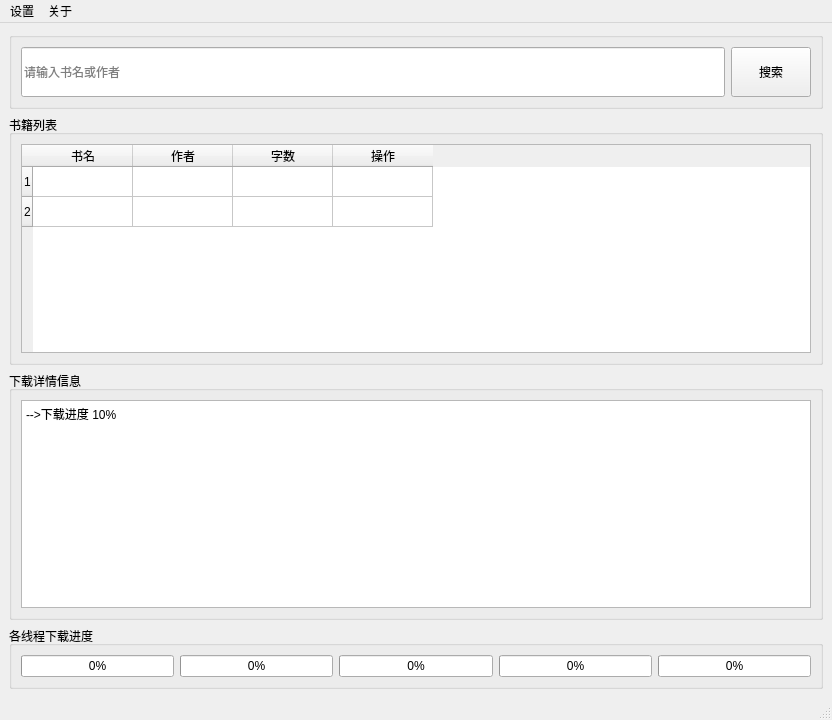
<?xml version="1.0" encoding="UTF-8"?>
<ui version="4.0">
 <class>MainWindow</class>
 <widget class="QMainWindow" name="MainWindow">
  <property name="geometry">
   <rect>
    <x>0</x>
    <y>0</y>
    <width>832</width>
    <height>720</height>
   </rect>
  </property>
  <property name="windowTitle">
   <string>MainWindow</string>
  </property>
  <widget class="QWidget" name="centralwidget">
   <layout class="QVBoxLayout" name="verticalLayout">
    <item>
     <widget class="QGroupBox" name="groupBox_4">
      <property name="title">
       <string/>
      </property>
      <layout class="QHBoxLayout" name="horizontalLayout_5">
       <item>
        <widget class="QLineEdit" name="lineEdit">
         <property name="minimumSize">
          <size>
           <width>0</width>
           <height>50</height>
          </size>
         </property>
         <property name="styleSheet">
          <string notr="true">font: 14pt &quot;黑体&quot;;</string>
         </property>
         <property name="placeholderText">
          <string>请输入书名或作者</string>
         </property>
        </widget>
       </item>
       <item>
        <widget class="QPushButton" name="pushButton">
         <property name="minimumSize">
          <size>
           <width>0</width>
           <height>50</height>
          </size>
         </property>
         <property name="styleSheet">
          <string notr="true">font: 14pt &quot;黑体&quot;;</string>
         </property>
         <property name="text">
          <string>搜索</string>
         </property>
        </widget>
       </item>
      </layout>
     </widget>
    </item>
    <item>
     <widget class="QGroupBox" name="groupBox_3">
      <property name="title">
       <string>书籍列表</string>
      </property>
      <layout class="QHBoxLayout" name="horizontalLayout_4">
       <item>
        <widget class="QTableWidget" name="tableWidget_2">
         <property name="minimumSize">
          <size>
           <width>0</width>
           <height>200</height>
          </size>
         </property>
         <attribute name="horizontalHeaderDefaultSectionSize">
          <number>100</number>
         </attribute>
         <attribute name="horizontalHeaderHighlightSections">
          <bool>true</bool>
         </attribute>
         <attribute name="horizontalHeaderShowSortIndicator" stdset="0">
          <bool>false</bool>
         </attribute>
         <attribute name="horizontalHeaderStretchLastSection">
          <bool>false</bool>
         </attribute>
         <attribute name="verticalHeaderCascadingSectionResizes">
          <bool>false</bool>
         </attribute>
         <attribute name="verticalHeaderStretchLastSection">
          <bool>false</bool>
         </attribute>
         <row>
          <property name="text">
           <string>1</string>
          </property>
         </row>
         <row>
          <property name="text">
           <string>2</string>
          </property>
         </row>
         <column>
          <property name="text">
           <string>书名</string>
          </property>
         </column>
         <column>
          <property name="text">
           <string>作者</string>
          </property>
         </column>
         <column>
          <property name="text">
           <string>字数</string>
          </property>
         </column>
         <column>
          <property name="text">
           <string>操作</string>
          </property>
         </column>
         <item row="0" column="0">
          <property name="text">
           <string/>
          </property>
         </item>
        </widget>
       </item>
      </layout>
     </widget>
    </item>
    <item>
     <widget class="QGroupBox" name="groupBox_2">
      <property name="title">
       <string>下载详情信息</string>
      </property>
      <layout class="QHBoxLayout" name="horizontalLayout_3">
       <item>
        <widget class="QTextBrowser" name="textBrowser">
         <property name="minimumSize">
          <size>
           <width>0</width>
           <height>200</height>
          </size>
         </property>
         <property name="html">
          <string>&lt;!DOCTYPE HTML PUBLIC &quot;-//W3C//DTD HTML 4.0//EN&quot; &quot;http://www.w3.org/TR/REC-html40/strict.dtd&quot;&gt;
&lt;html&gt;&lt;head&gt;&lt;meta name=&quot;qrichtext&quot; content=&quot;1&quot; /&gt;&lt;style type=&quot;text/css&quot;&gt;
p, li { white-space: pre-wrap; }
&lt;/style&gt;&lt;/head&gt;&lt;body style=&quot; font-family:'SimSun'; font-size:9pt; font-weight:400; font-style:normal;&quot;&gt;
&lt;p style=&quot; margin-top:0px; margin-bottom:0px; margin-left:0px; margin-right:0px; -qt-block-indent:0; text-indent:0px;&quot;&gt;--&amp;gt;下载进度 10%&lt;/p&gt;&lt;/body&gt;&lt;/html&gt;</string>
         </property>
        </widget>
       </item>
      </layout>
     </widget>
    </item>
    <item>
     <widget class="QGroupBox" name="groupBox">
      <property name="title">
       <string>各线程下载进度</string>
      </property>
      <layout class="QHBoxLayout" name="horizontalLayout_2">
       <item>
        <layout class="QHBoxLayout" name="horizontalLayout">
         <item>
          <widget class="QProgressBar" name="progressBar_5">
           <property name="value">
            <number>0</number>
           </property>
          </widget>
         </item>
         <item>
          <widget class="QProgressBar" name="progressBar_4">
           <property name="value">
            <number>0</number>
           </property>
          </widget>
         </item>
         <item>
          <widget class="QProgressBar" name="progressBar_3">
           <property name="value">
            <number>0</number>
           </property>
          </widget>
         </item>
         <item>
          <widget class="QProgressBar" name="progressBar_2">
           <property name="value">
            <number>0</number>
           </property>
          </widget>
         </item>
         <item>
          <widget class="QProgressBar" name="progressBar">
           <property name="value">
            <number>0</number>
           </property>
          </widget>
         </item>
        </layout>
       </item>
      </layout>
     </widget>
    </item>
   </layout>
  </widget>
  <widget class="QMenuBar" name="menubar">
   <property name="geometry">
    <rect>
     <x>0</x>
     <y>0</y>
     <width>832</width>
     <height>23</height>
    </rect>
   </property>
   <widget class="QMenu" name="menu">
    <property name="title">
     <string>设置</string>
    </property>
    <addaction name="action"/>
   </widget>
   <widget class="QMenu" name="menu_2">
    <property name="title">
     <string>关于</string>
    </property>
    <addaction name="action_2"/>
   </widget>
   <addaction name="menu"/>
   <addaction name="menu_2"/>
  </widget>
  <widget class="QStatusBar" name="statusbar"/>
  <action name="action">
   <property name="text">
    <string>下载位置</string>
   </property>
  </action>
  <action name="action_2">
   <property name="text">
    <string>关于我们</string>
   </property>
  </action>
 </widget>
 <resources>
  <include location="../../resource.qrc"/>
 </resources>
 <connections/>
</ui>
